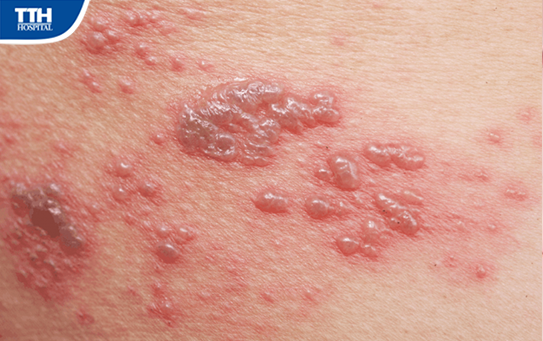
#> input picture demothuattoanpro/backend/dataset/Normal/benh-zona.png, 543 x 341 px; its folder holds only this picture in this run
$ python train_image_simple.py
#> lines starting #> are read from the running program, lines starting #| are printed output that depends on the picture
import os
import numpy as np
from PIL import Image
from sklearn.ensemble import RandomForestClassifier
from sklearn.model_selection import train_test_split
from sklearn.metrics import accuracy_score, classification_report
import joblib

# 1. Cấu hình
DATA_DIR = 'dataset'
IMG_SIZE = (64, 64)
MODEL_FILE = 'simple_image_model.pkl'

def load_data():
    images = []
    labels = []
    classes = []

    if not os.path.exists(DATA_DIR):
        print(f"Lỗi: Không tìm thấy thư mục '{DATA_DIR}'")
        return None, None, None

    print("Đang đọc dữ liệu ảnh...")
    # --- SỬA QUAN TRỌNG: Thêm sorted() để cố định thứ tự ---
    sorted_folders = sorted(os.listdir(DATA_DIR))

    for idx, class_name in enumerate(sorted_folders):
        class_dir = os.path.join(DATA_DIR, class_name)
        if os.path.isdir(class_dir):
            classes.append(class_name)
            print(f" - Lớp {idx}: {class_name} (Đang xử lý...)")

            count = 0
            for img_name in os.listdir(class_dir):
                img_path = os.path.join(class_dir, img_name)
                try:
                    # Chuyển đen trắng + Resize
                    img = Image.open(img_path).convert('L')
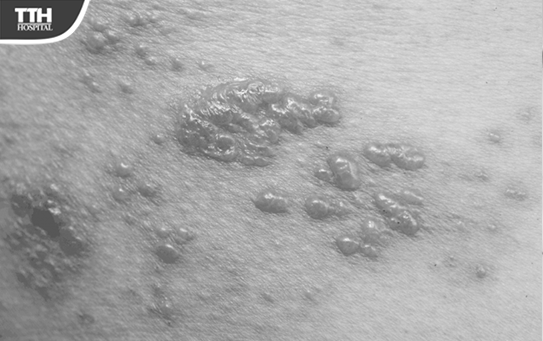
#> img: PIL image 543x341 L; min 35, max 255, mean 169.2
                    img = img.resize(IMG_SIZE)
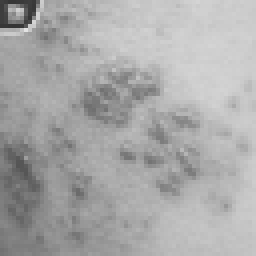
#> img: PIL image 64x64 L (shown 4 times larger); min 52, max 226, mean 169.2

                    img_array = np.array(img).flatten()
#> img_array = 4096 values, max 226 at index 454, min 52 at index 387, mean 169.2

                    images.append(img_array)
                    labels.append(idx)
                    count += 1
                except Exception as e:
                    pass
            print(f"   -> Đã đọc {count} ảnh.")
#> pass 2 of the loop in load_data, `for idx, class_name in enumerate(sorted_folders):`:
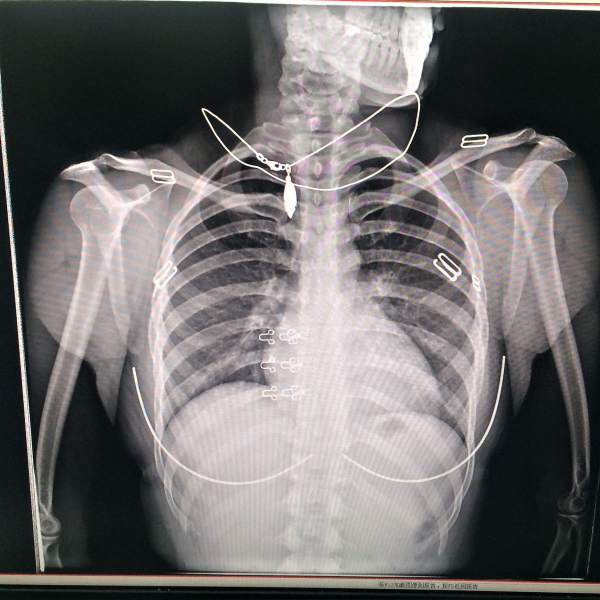
#> input picture demothuattoanpro/backend/dataset/Pneumonia/dataset-card.jpeg, 1200 x 1200 px (shown at 1/2 size)
#> in load_data, `img = img.resize(IMG_SIZE)`:
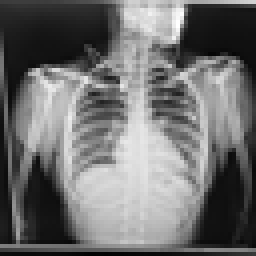
#> img: PIL image 64x64 L (shown 4 times larger); min 3, max 255, mean 111
#> img_array = 4096 values, max 255 at index 428, min 3 at index 4054, mean 111

    return np.array(images), np.array(labels), classes

# 2. Thực thi
X, y, class_names = load_data()
#> y = [0, 1]; class_names = ['Normal', 'Pneumonia']

if X is not None and len(X) > 0:
    print(f"\nTổng số ảnh: {len(X)}")
#| Tổng số ảnh: 2
    print(f"Mapping nhãn: {dict(enumerate(class_names))}") # Kiểm tra xem 0 là bệnh gì, 1 là bệnh gì
#| Mapping nhãn: {0: 'Normal', 1: 'Pneumonia'}

    # Chia dữ liệu
    X_train, X_test, y_train, y_test = train_test_split(X, y, test_size=0.2, random_state=42)
#> y_train = [0]; y_test = [1]

    print("Đang train model (Random Forest)...")
    # Tăng số cây lên 200 để học kỹ hơn
    clf = RandomForestClassifier(n_estimators=200, random_state=42)
    clf.fit(X_train, y_train)

    # Kiểm tra độ chính xác
    y_pred = clf.predict(X_test)
#> y_pred = [0]
    acc = accuracy_score(y_test, y_pred)
#> acc = 0
    print(f"Độ chính xác trên tập test: {acc * 100:.2f}%")
#| Độ chính xác trên tập test: 0.00%

    # In báo cáo chi tiết xem nó hay đoán sai lớp nào
    print("\nChi tiết hiệu năng:")
    print(classification_report(y_test, y_pred, target_names=class_names))
#|               precision    recall  f1-score   support
#|       Normal       0.00      0.00      0.00       0.0
#|    Pneumonia       0.00      0.00      0.00       1.0
#|     accuracy                           0.00       1.0
#|    macro avg       0.00      0.00      0.00       1.0
#| weighted avg       0.00      0.00      0.00       1.0

    # Lưu model
    joblib.dump(clf, MODEL_FILE)
    joblib.dump(class_names, 'class_names.pkl')
    print("✓ Đã lưu model thành công!")
else:
    print("Không có dữ liệu.")
